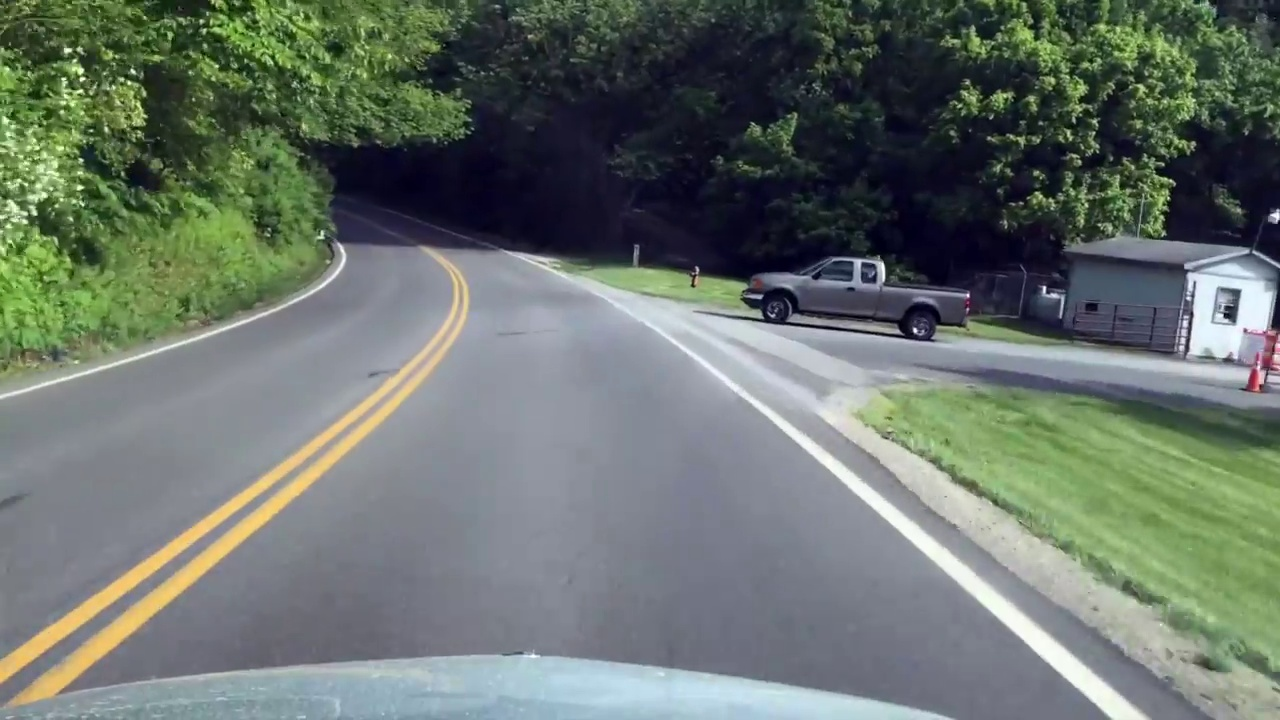
#> input picture data/backup/frame1031.jpg, 1280 x 720 px; its folder holds only this picture in this run
$ python -i detection_utils0.py   (imports and definitions only)   (older library calls are emulated)
#> lines starting #> are read from the running program, lines starting #| are printed output that depends on the picture
import cv2
import numpy as np
import pickle
import os


# [14 lines left out: functions updatePoints, drawRoIPoly, not called in this run]


def getSobelGrads(grayImg, axis="xy", K=9):
    if axis == "x":
        xGrads = cv2.Sobel(grayImg, cv2.CV_64F, 1, 0, ksize=K)
        absXSobel = np.absolute(xGrads)
        return absXSobel
    elif axis == "y":
        yGrads = cv2.Sobel(grayImg, cv2.CV_64F, 0, 1, ksize=K)
        absYSobel = np.absolute(yGrads)
        return absYSobel
    elif axis == "xy":
        xGrads = cv2.Sobel(grayImg, cv2.CV_64F, 1, 0, ksize=K)
        yGrads = cv2.Sobel(grayImg, cv2.CV_64F, 0, 1, ksize=K)
        absXSobel = np.absolute(xGrads)
        absYSobel = np.absolute(yGrads)
        return absXSobel, absYSobel


# [82 lines left out: functions getSobelMag, getSobelDir, getLaneEdgesMask, getSatThreshMask, getGRThreshMask, getLaneColorMask and 3 more, not called in this run]


def loadFile(path):
    with open(path, "rb") as rf:
        return pickle.load(rf)

>>> import cv2
>>> picture = cv2.imread('frame1031.jpg', cv2.IMREAD_GRAYSCALE)
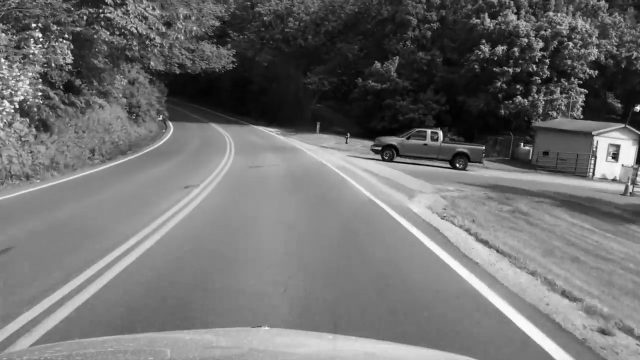
#> picture: shape (720, 1280) (shown at 1/2 size); min 0, max 255, mean 111.4
>>> result = getSobelGrads(picture)
#> in getSobelGrads, `xGrads = cv2.Sobel(grayImg, cv2.CV_64F, 1, 0, ksize=K)`:
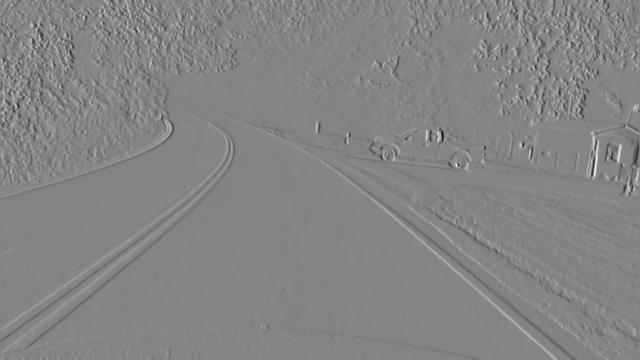
#> xGrads: shape (720, 1280) float64 (shown at 1/2 size); min -1767819, max 1634121, mean -778.4; drawn with min black and max white
#> in getSobelGrads, `yGrads = cv2.Sobel(grayImg, cv2.CV_64F, 0, 1, ksize=K)`:
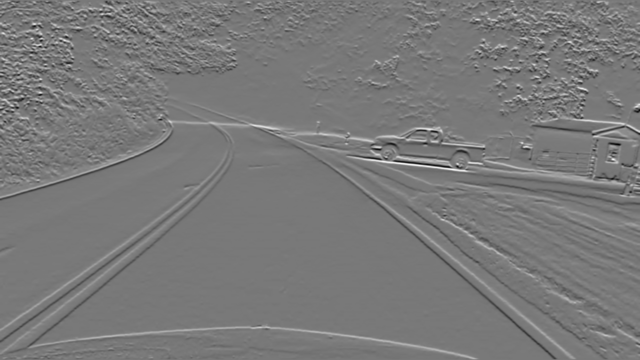
#> yGrads: shape (720, 1280) float64 (shown at 1/2 size); min -1345602, max 1485205, mean 3782.6; drawn with min black and max white
#> in getSobelGrads, `absYSobel = np.absolute(yGrads)`:
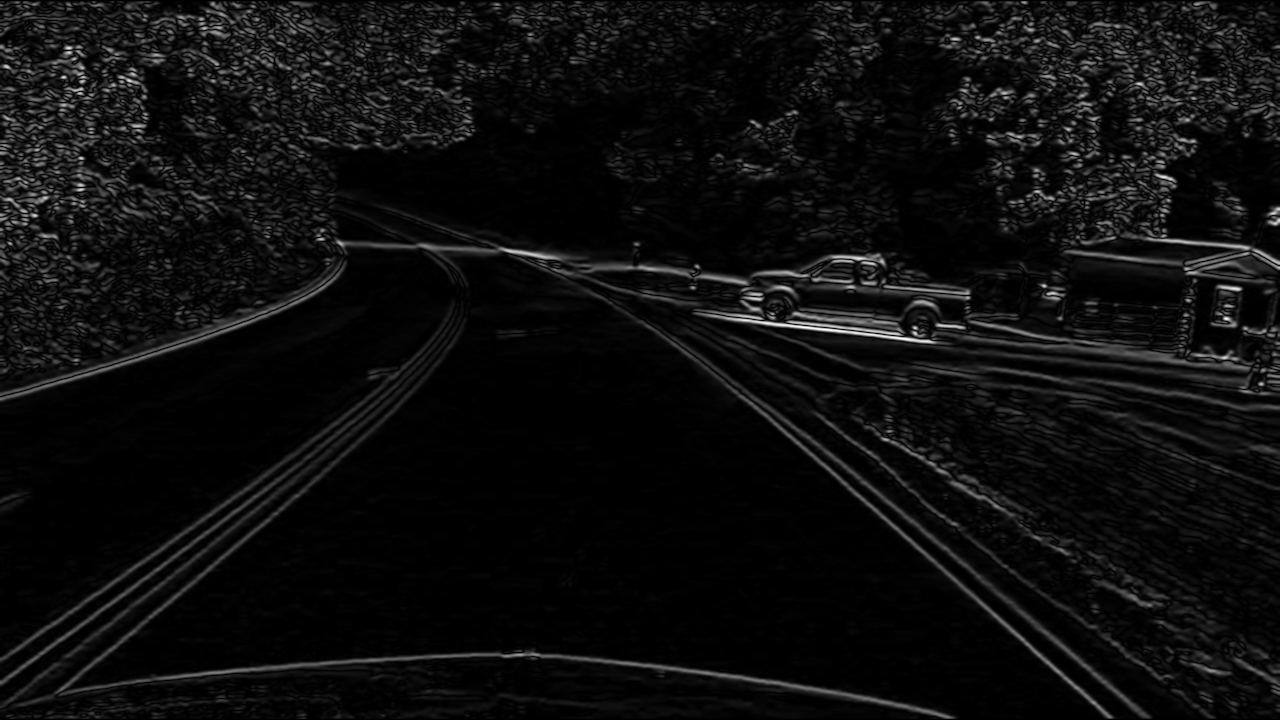
#> absYSobel: shape (720, 1280) float64; min 0, max 1485205, mean 83815.6; drawn with min black and max white

$ run again, on data/backup/frame116.jpg
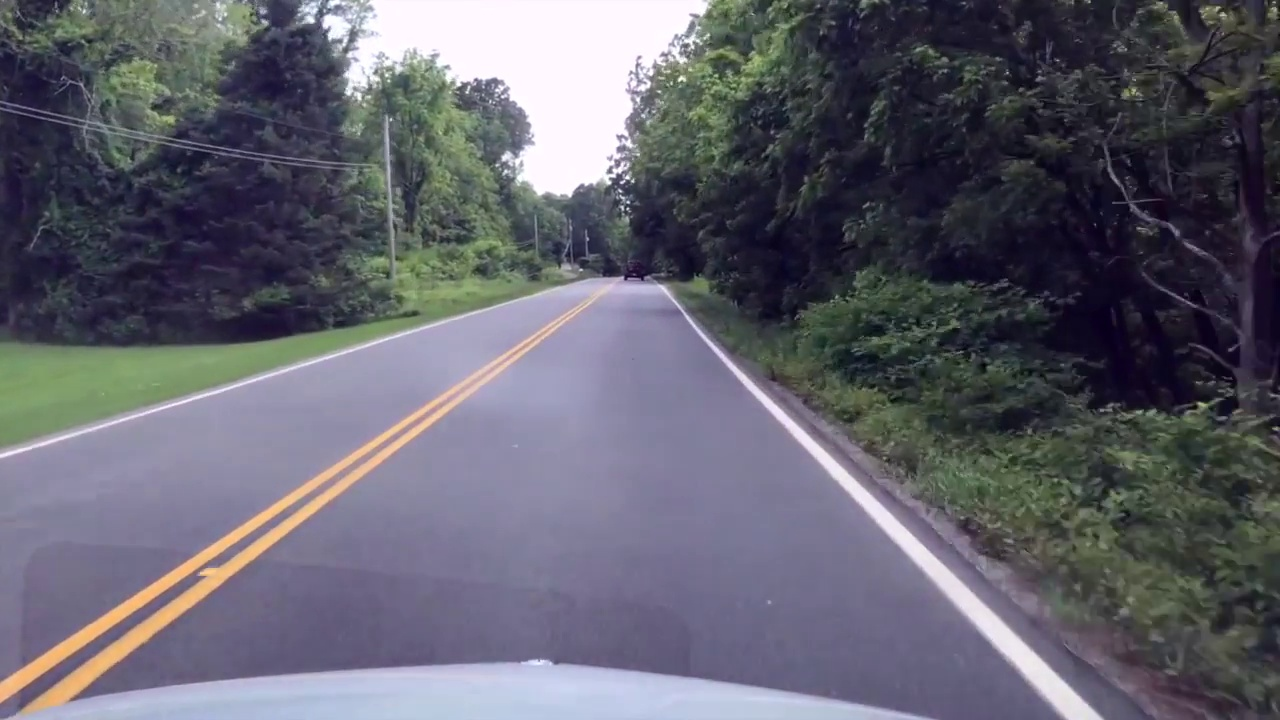
#> input picture data/backup/frame116.jpg, 1280 x 720 px
#> in getSobelGrads, `yGrads = cv2.Sobel(grayImg, cv2.CV_64F, 0, 1, ksize=K)`:
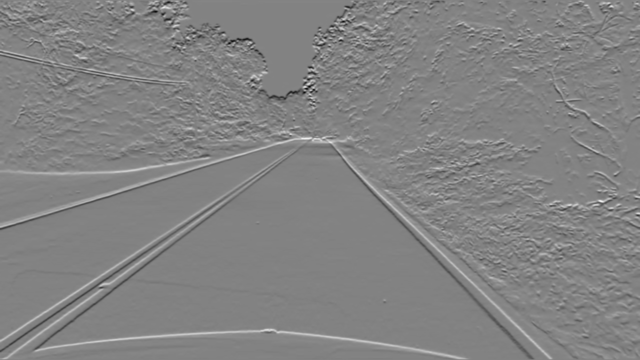
#> yGrads: shape (720, 1280) float64 (shown at 1/2 size); min -1240870, max 1177794, mean 1863.2; drawn with min black and max white
#> in getSobelGrads, `absYSobel = np.absolute(yGrads)`:
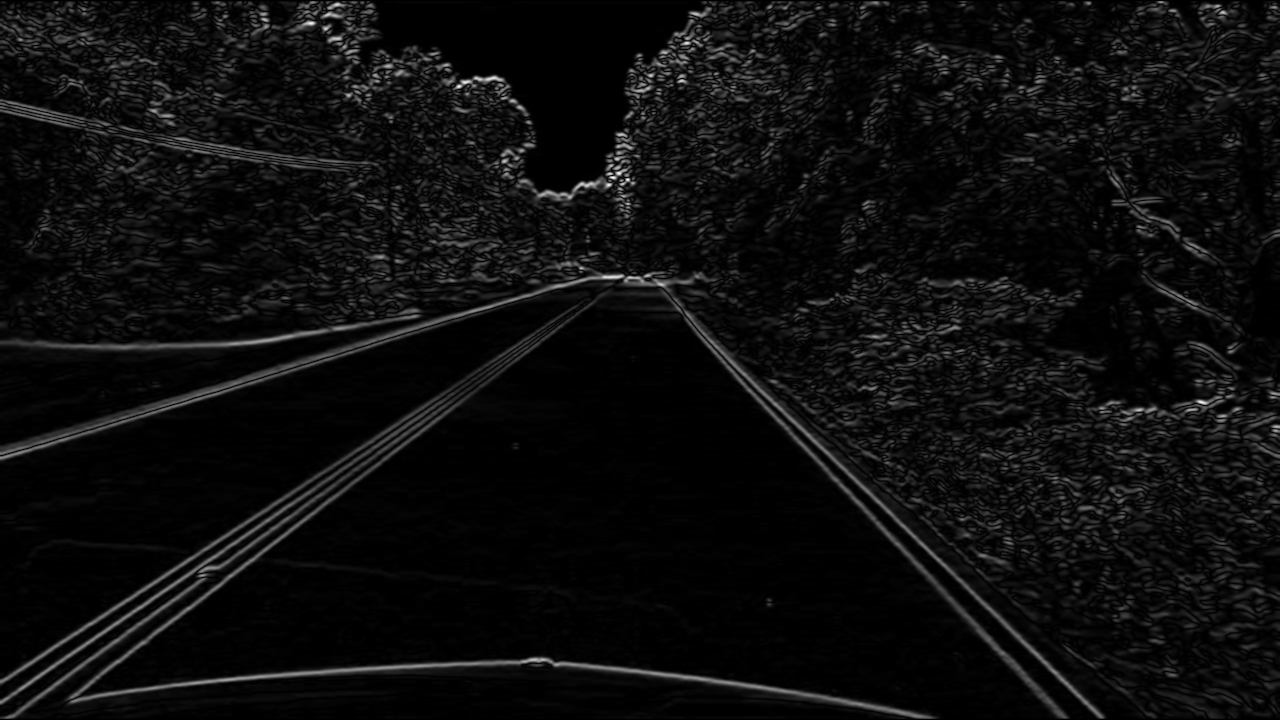
#> absYSobel: shape (720, 1280) float64; min 0, max 1240870, mean 67851.2; drawn with min black and max white

$ run again, on data/backup/frame1295.jpg
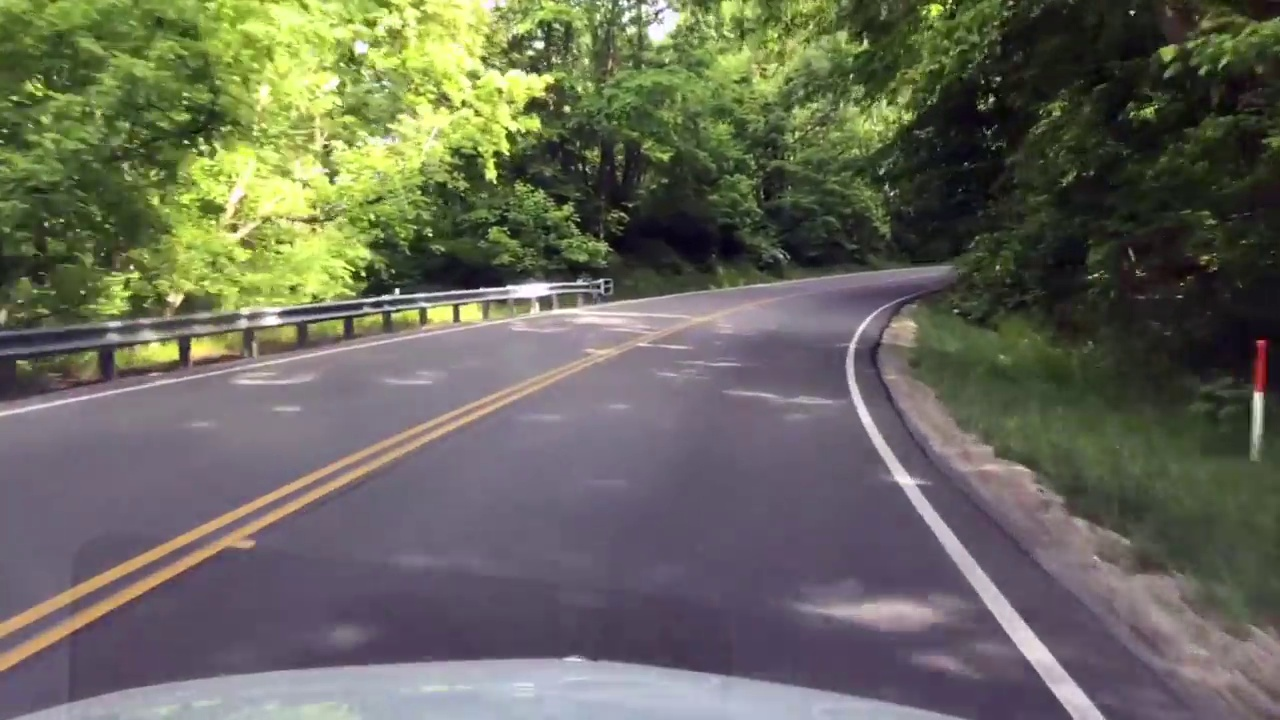
#> input picture data/backup/frame1295.jpg, 1280 x 720 px
#> in getSobelGrads, `yGrads = cv2.Sobel(grayImg, cv2.CV_64F, 0, 1, ksize=K)`:
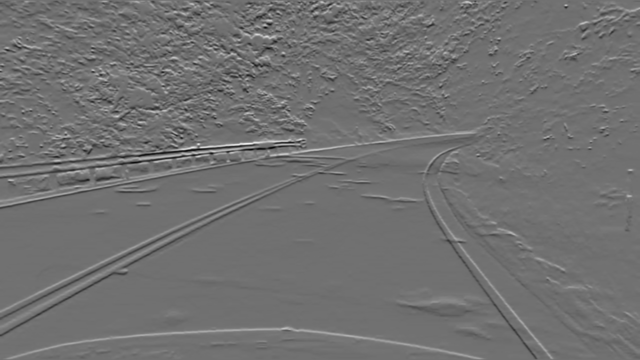
#> yGrads: shape (720, 1280) float64 (shown at 1/2 size); min -1409471, max 1765496, mean 1518.8; drawn with min black and max white
#> in getSobelGrads, `absYSobel = np.absolute(yGrads)`:
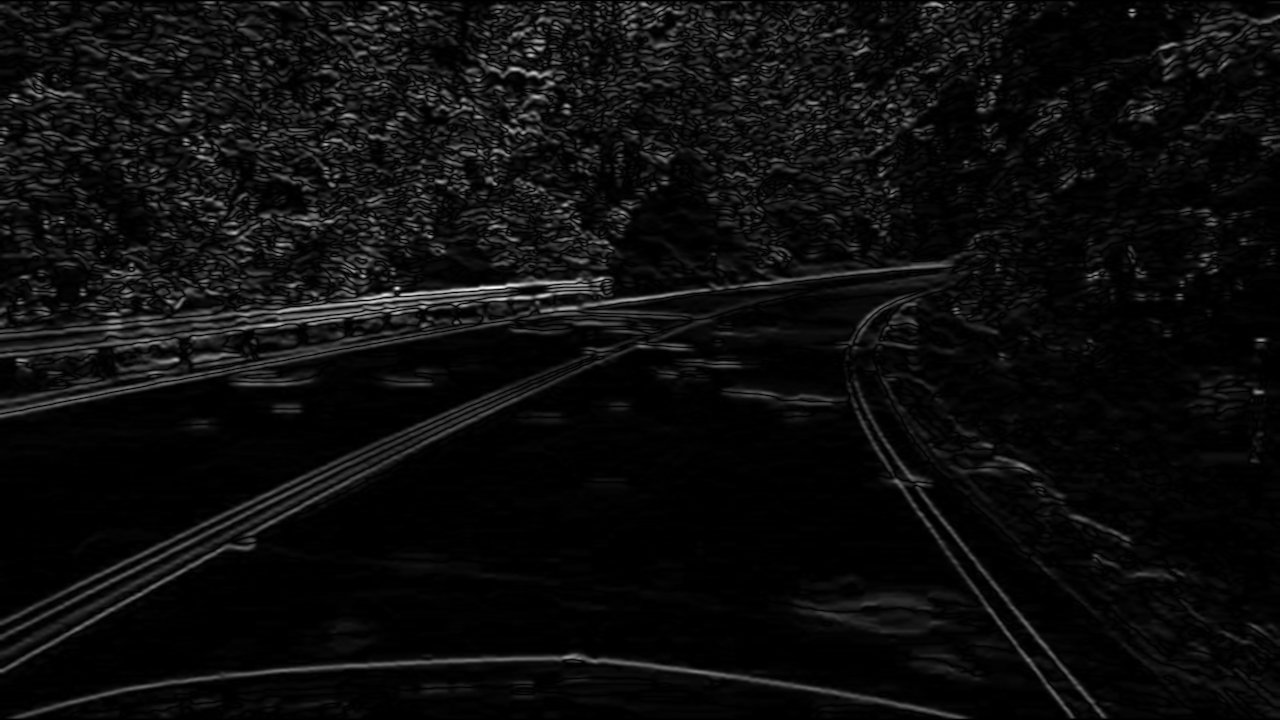
#> absYSobel: shape (720, 1280) float64; min 0, max 1765496, mean 92716.4; drawn with min black and max white
